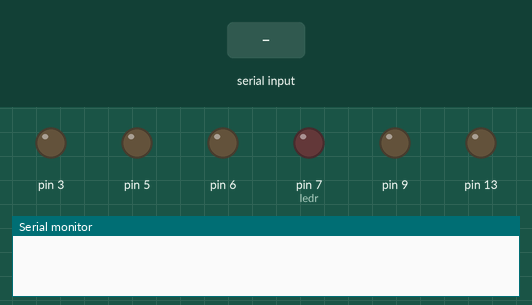
This sketch was run on a simulated Arduino Uno, built with avr-gcc and run on an emulated ATmega328P. Parts: output pins drawn as LEDs (lit = HIGH), the last lines printed to the serial monitor. The test bench sets the inputs (shaded band).

Above: at 1.2 s.
1.3 s: "f" received over Serial
At 2.1 s:
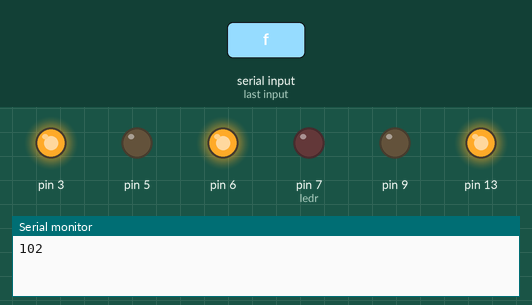
2.8 s: "b" received over Serial
At 3.2 s:
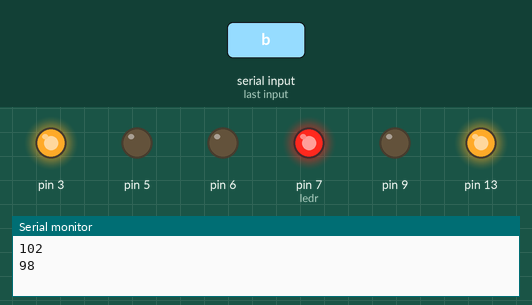
4.3 s: "r" received over Serial
At 5.6 s:
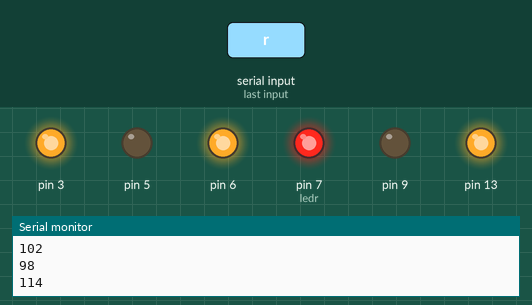
Timing chart, 0 to 7.3 s (numbered marks = the images above; inputs shaded):
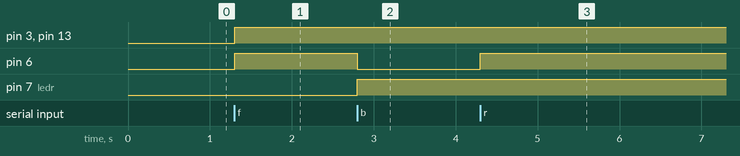

Measured:
- after the input at 1.3 s, pin 3, pin 6, pin 13: LOW → HIGH at once
- after the input at 2.8 s, pin 6: HIGH → LOW at once; pin 7 (ledr): LOW → HIGH at once
- after the input at 4.3 s, pin 6: LOW → HIGH at once

The sketch:

hc05_switch_case.ino
```cpp
// code written by - ANISH WALKE
#include<SoftwareSerial.h>

int w = 13;
int in1 = 6;
int in2 = 5;
int in3 = 3;
int in4 = 9;
int ledr = 7;
int ledg = 4;
int data;

void setup()
{
  Serial.begin(9600);
  pinMode(6,OUTPUT);
  pinMode(7,OUTPUT);
  pinMode(3,OUTPUT);
  pinMode(9,OUTPUT);
  pinMode(5,OUTPUT);
  pinMode(13,OUTPUT);
}
void loop()
{
  while(Serial.available() > 0)
  {
    data = Serial.read();
    Serial.println(data);

    switch(data)
    {
      case 'f':
      digitalWrite(6,HIGH);
      digitalWrite(3,HIGH);
      digitalWrite(13,HIGH);
      break;

      case 'r':
      digitalWrite(6,HIGH);

      digitalWrite(ledg,HIGH);
      break;

      case 'l':

      digitalWrite(3,HIGH);
      digitalWrite(ledg,HIGH);
      break;

      case 'b':
      digitalWrite(6,LOW);
      digitalWrite(7,LOW);
      digitalWrite(8,LOW);
      digitalWrite(9,LOW);
      digitalWrite(ledr,HIGH);
      break;

      case 'rev':
      digitalWrite(5,HIGH);
      digitalWrite(9,HIGH);
      digitalWrite(ledr,HIGH);
      break;

    }
  }
}
```
